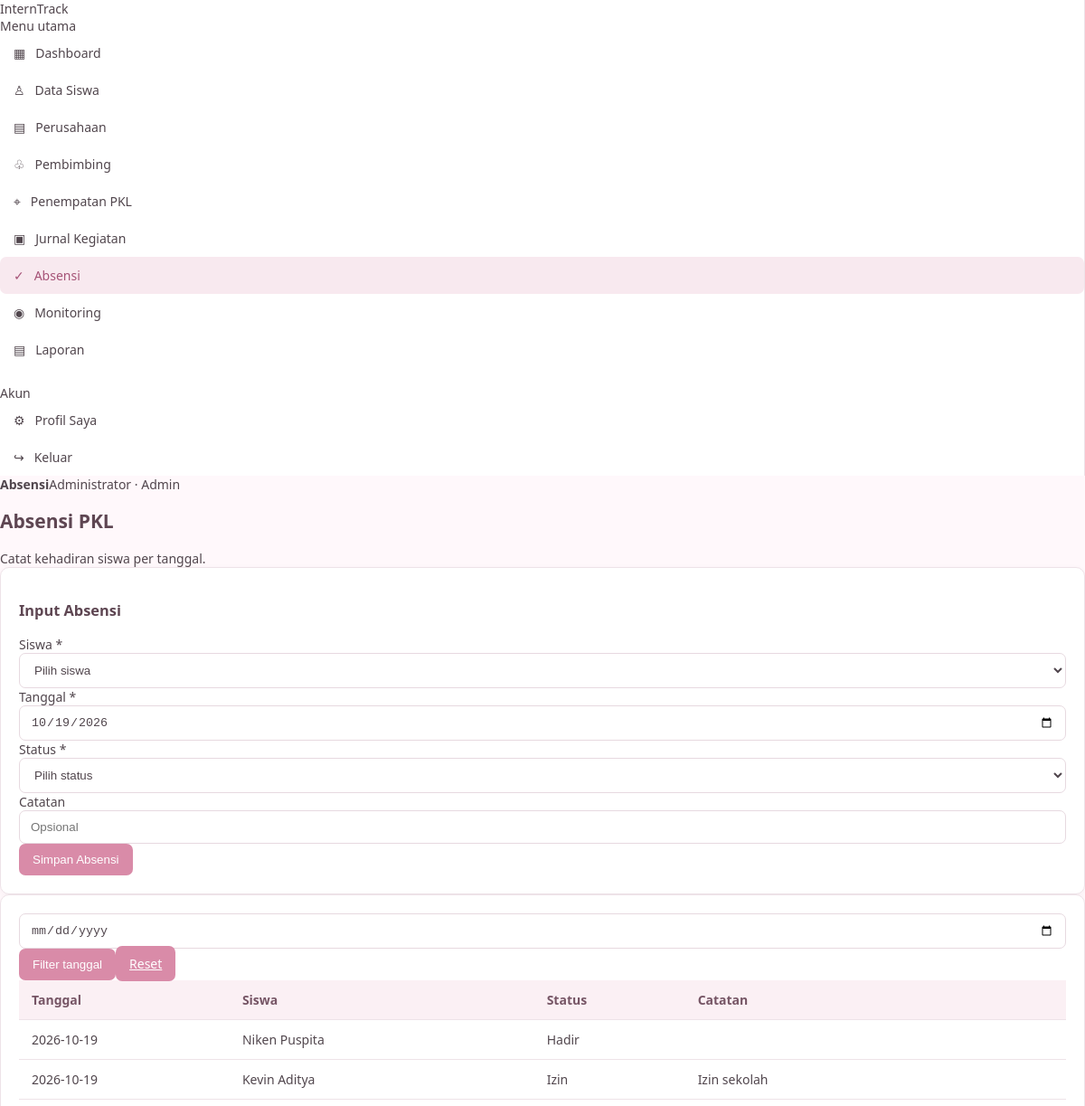
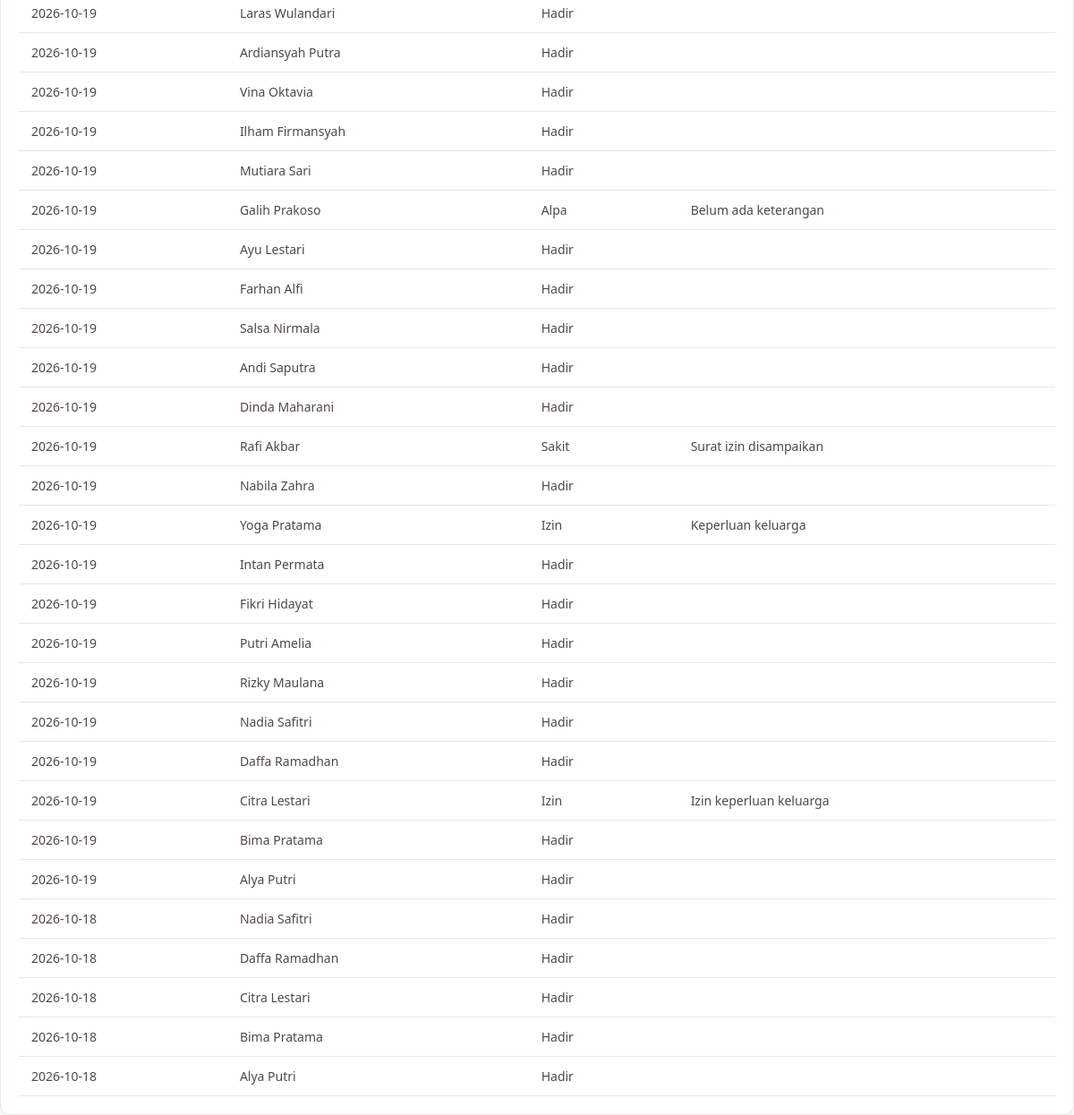
The page /absensi.php (signed in) on the database its author committed (2 pictures, top to bottom).
### tables this page shows
CREATE TABLE absensi (
 id INT AUTO_INCREMENT PRIMARY KEY,
 siswa_id INT NOT NULL,
 tanggal DATE NOT NULL,
 status ENUM('Hadir','Izin','Sakit','Alpa') NOT NULL,
 catatan VARCHAR(255) DEFAULT '',
 created_at TIMESTAMP DEFAULT CURRENT_TIMESTAMP,
 CONSTRAINT fk_absensi_siswa FOREIGN KEY (siswa_id) REFERENCES siswa(id) ON DELETE CASCADE,
 UNIQUE KEY uniq_absensi_siswa_tanggal(siswa_id,tanggal),
 INDEX idx_absensi_tanggal(tanggal)
);

CREATE TABLE siswa (
 id INT AUTO_INCREMENT PRIMARY KEY,
 nis VARCHAR(30) NOT NULL UNIQUE,
 nama VARCHAR(120) NOT NULL,
 kelas VARCHAR(30) DEFAULT '',
 jurusan VARCHAR(100) DEFAULT 'Rekayasa Perangkat Lunak',
 no_hp VARCHAR(25) DEFAULT '',
 created_at TIMESTAMP DEFAULT CURRENT_TIMESTAMP
);

### config/app.php (called while the page is built, shortened)
<?php
function e($value): string {
    return htmlspecialchars((string)($value ?? ''), ENT_QUOTES, 'UTF-8');
}
function current_user(): array { return $_SESSION['user'] ?? []; }

### absensi.php (the view, shortened to what this page needs)
<?php
require_once __DIR__.'/config/app.php';require_once __DIR__.'/config/koneksi.php';require_login();$pageTitle='Absensi';$role=current_user()['role'];$sid=(int)(current_user()['siswa_id']??0);$errors=[];
$students=$pdo->query("SELECT id,nama FROM siswa ORDER BY nama")->fetchAll();$dateFilter=$_GET['tanggal']??'';$sql="SELECT a.*,s.nama FROM absensi a JOIN siswa s ON s.id=a.siswa_id WHERE 1";$params=[];if($role==='siswa'){$sql.=" AND a.siswa_id=?";$params[]=$sid;}if($dateFilter!==''){$sql.=" AND a.tanggal=?";$params[]=$dateFilter;}$sql.=" ORDER BY a.tanggal DESC,a.id DESC";$q=$pdo->prepare($sql);$q->execute($params);$rows=$q->fetchAll();
$q=$pdo->prepare("SELECT COUNT(*) total,SUM(status='Hadir') hadir FROM absensi WHERE siswa_id=?");$q->execute([$role==='siswa'?$sid:0]);$mine=$q->fetch();include __DIR__.'/partials/header.php';?>
<div class="page-head"><div><h1>Absensi PKL</h1><div class="muted">Catat kehadiran siswa per tanggal.</div></div></div><?php foreach($errors as $x):?><div class="alert danger"><?=e($x)?></div><?php endforeach;?>
<div class="card"><h3>Input Absensi</h3><form method="post"><div class="form-grid"><?php if($role==='admin'):?><div class="field"><label>Siswa *</label><select name="siswa_id" required><option value="">Pilih siswa</option></select></div><?php endif;?><div class="field"><label>Tanggal *</label><input type="date" name="tanggal" required value="<?=date('Y-m-d')?>"></div><div class="field"><label>Status *</label><select name="status" required><option value="">Pilih status</option></select></div><div class="field"><label>Catatan</label><input name="catatan" placeholder="Opsional"></div></div><div class="form-actions"><button class="btn">Simpan Absensi</button></div></form></div>
<div class="card"><form class="filters"><input type="date" name="tanggal" value="<?=e($dateFilter)?>"><button class="btn">Filter tanggal</button><a class="btn secondary" href="absensi.php">Reset</a></form><div class="table-wrap"><table><thead><tr><th>Tanggal</th><?php if($role==='admin'):?><th>Siswa</th><?php endif;?><th>Status</th><th>Catatan</th></tr></thead><tbody><?php foreach($rows as $r):?><tr><td><?=e($r['tanggal'])?></td><?php if($role==='admin'):?><td><?=e($r['nama'])?></td><?php endif;?><td><span class="badge <?= $r['status']==='Hadir'?'success':($r['status']==='Alpa'?'danger':'warning')?>"><?=e($r['status'])?></span></td><td><?=e($r['catatan'])?></td></tr><?php endforeach;?><?php if(!$rows):?><tr><td colspan="4" class="empty">Belum ada data absensi.</td></tr><?php endif;?></tbody></table></div></div><?php include __DIR__.'/partials/footer.php';?>

### assets/style.css (style rules this page uses)
:root { --pink: #d98ba8; --pink-soft: #f8e9ef; --pink-light: #fff8fb; --purple: #b7a5cc; --text: #51464d; --muted: #887b83; --border: #eee3e8; --white: #ffffff; }
body { margin: 0; font-family: "Segoe UI", Arial, sans-serif; background: var(--pink-light); color: var(--text); font-size: 14px; }
.card { background: var(--white); border: 1px solid var(--border); border-radius: 10px; padding: 20px; box-shadow: 0 2px 7px rgba(100, 60, 80, .04); transition: transform .2s ease; }
button, .btn { background: var(--pink); color: white; border: none; border-radius: 7px; padding: 10px 15px; cursor: pointer; transition: background .2s ease; }
input, select, textarea { width: 100%; padding: 10px 12px; border: 1px solid #e7d9e0; border-radius: 7px; background: white; color: var(--text); box-sizing: border-box; outline: none; }
table { width: 100%; border-collapse: collapse; background: white; }
th { background: #fbf0f4; color: #765565; font-weight: 600; text-align: left; }
th, td { padding: 12px 14px; border-bottom: 1px solid var(--border); }
h1, h2, h3 { color: #5e4652; font-weight: 600; }

### rows shown on the page
absensi: tanggal "2026-10-19", siswa.nama "Niken Puspita", status "Hadir"
absensi: tanggal "2026-10-19", siswa.nama "Kevin Aditya", status "Izin", catatan "Izin sekolah"
absensi: tanggal "2026-10-19", siswa.nama "Laras Wulandari", status "Hadir"
absensi: tanggal "2026-10-19", siswa.nama "Ardiansyah Putra", status "Hadir"
absensi: tanggal "2026-10-19", siswa.nama "Vina Oktavia", status "Hadir"
absensi: tanggal "2026-10-19", siswa.nama "Ilham Firmansyah", status "Hadir"
absensi: tanggal "2026-10-19", siswa.nama "Mutiara Sari", status "Hadir"
absensi: tanggal "2026-10-19", siswa.nama "Galih Prakoso", status "Alpa", catatan "Belum ada keterangan"
absensi: tanggal "2026-10-19", siswa.nama "Ayu Lestari", status "Hadir"
absensi: tanggal "2026-10-19", siswa.nama "Farhan Alfi", status "Hadir"
absensi: tanggal "2026-10-19", siswa.nama "Salsa Nirmala", status "Hadir"
absensi: tanggal "2026-10-19", siswa.nama "Andi Saputra", status "Hadir"
absensi: tanggal "2026-10-19", siswa.nama "Dinda Maharani", status "Hadir"
absensi: tanggal "2026-10-19", siswa.nama "Rafi Akbar", status "Sakit", catatan "Surat izin disampaikan"
absensi: tanggal "2026-10-19", siswa.nama "Nabila Zahra", status "Hadir"
absensi: tanggal "2026-10-19", siswa.nama "Yoga Pratama", status "Izin", catatan "Keperluan keluarga"
absensi: tanggal "2026-10-19", siswa.nama "Intan Permata", status "Hadir"
absensi: tanggal "2026-10-19", siswa.nama "Fikri Hidayat", status "Hadir"
absensi: tanggal "2026-10-19", siswa.nama "Putri Amelia", status "Hadir"
absensi: tanggal "2026-10-19", siswa.nama "Rizky Maulana", status "Hadir"
absensi: tanggal "2026-10-19", siswa.nama "Nadia Safitri", status "Hadir"
absensi: tanggal "2026-10-19", siswa.nama "Daffa Ramadhan", status "Hadir"
absensi: tanggal "2026-10-19", siswa.nama "Citra Lestari", status "Izin", catatan "Izin keperluan keluarga"
absensi: tanggal "2026-10-19", siswa.nama "Bima Pratama", status "Hadir"
absensi: tanggal "2026-10-19", siswa.nama "Alya Putri", status "Hadir"
absensi: tanggal "2026-10-18", siswa.nama "Nadia Safitri", status "Hadir"
absensi: tanggal "2026-10-18", siswa.nama "Daffa Ramadhan", status "Hadir"
absensi: tanggal "2026-10-18", siswa.nama "Citra Lestari", status "Hadir"
absensi: tanggal "2026-10-18", siswa.nama "Bima Pratama", status "Hadir"
absensi: tanggal "2026-10-18", siswa.nama "Alya Putri", status "Hadir"

### other values the page prints
$item[2] "▦"
$item[0] "Dashboard"
$item[2] "♙"
$item[0] "Data Siswa"
$item[2] "▤"
$item[0] "Perusahaan"
$item[2] "♧"
$item[0] "Pembimbing"
$item[2] "⌖"
$item[0] "Penempatan PKL"
$item[2] "▣"
$item[0] "Jurnal Kegiatan"
$item[2] "✓"
$item[0] "Absensi"
$item[2] "◉"
